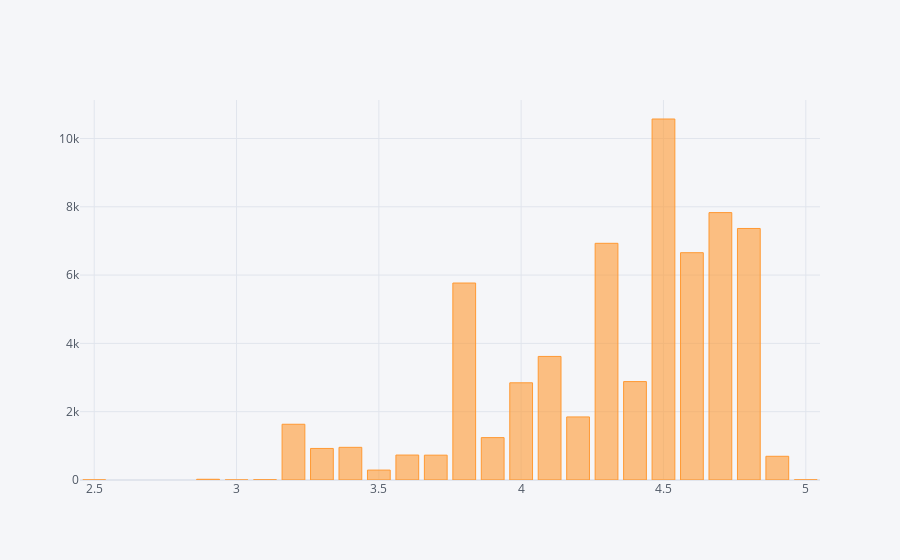

The cell this chart's notebook holds for it:
### Code cell
amazon_bs.groupby('rating').agg('mean')['ratings_total'].iplot(kind="bar")

### Figure 1 — Plotly figure (JSON) as saved in the notebook; plotly's stock layout.template omitted (floating-point values rounded to 4 significant figures)
{"data": [{"marker": {"color": "rgba(255, 153, 51, 0.6)", "line": {"color": "rgba(255, 153, 51, 1.0)", "width": 1}}, "name": "ratings_total", "orientation": "v", "text": "", "type": "bar", "x": [2.5, 2.9, 3, 3.1, 3.2, 3.3, 3.4, 3.5, 3.6, 3.7, 3.8, 3.9, 4, 4.1, 4.2, 4.3, 4.4, 4.5, 4.6, 4.7, 4.8, 4.9, 5], "y": [3, 21, 1.5, 7, 1632, 923.7, 956.3, 290.2, 730.5, 727.2, 5767.0, 1241.0, 2846.0, 3618.0, 1847.0, 6930.0, 2882.0, 10570.0, 6656.0, 7830.0, 7365.0, 694.3, 4.848]}], "layout": {"legend": {"bgcolor": "#F5F6F9", "font": {"color": "#4D5663"}}, "paper_bgcolor": "#F5F6F9", "plot_bgcolor": "#F5F6F9", "title": {"font": {"color": "#4D5663"}}, "xaxis": {"gridcolor": "#E1E5ED", "showgrid": true, "tickfont": {"color": "#4D5663"}, "title": {"font": {"color": "#4D5663"}, "text": ""}, "zerolinecolor": "#E1E5ED"}, "yaxis": {"gridcolor": "#E1E5ED", "showgrid": true, "tickfont": {"color": "#4D5663"}, "title": {"font": {"color": "#4D5663"}, "text": ""}, "zerolinecolor": "#E1E5ED"}}}
